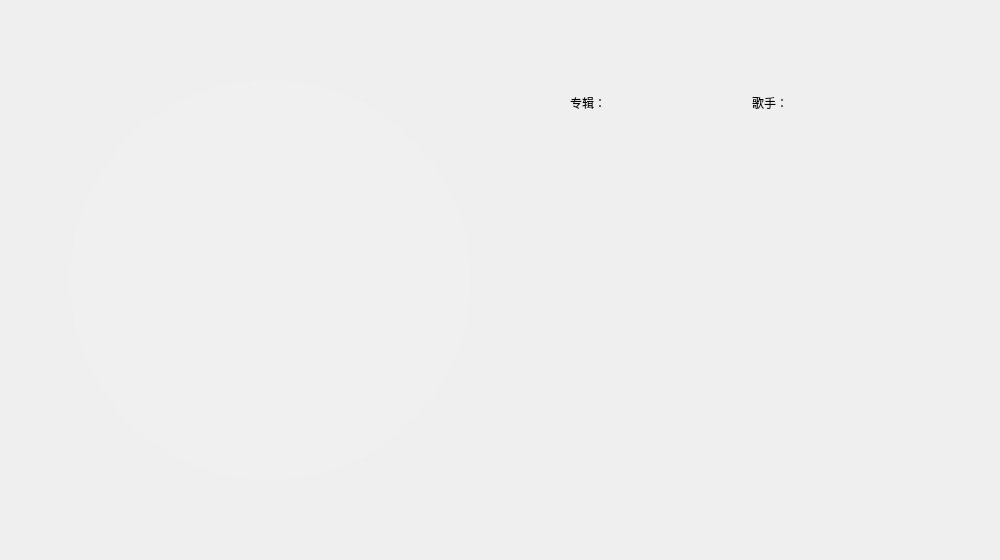
<?xml version="1.0" encoding="UTF-8"?>
<ui version="4.0">
 <class>MusicCover</class>
 <widget class="QWidget" name="MusicCover">
  <property name="geometry">
   <rect>
    <x>0</x>
    <y>0</y>
    <width>1000</width>
    <height>560</height>
   </rect>
  </property>
  <property name="windowTitle">
   <string>Form</string>
  </property>
  <property name="styleSheet">
   <string notr="true">QWidget#MusicCover{


}</string>
  </property>
  <widget class="QWidget" name="coverWidget" native="true">
   <property name="enabled">
    <bool>true</bool>
   </property>
   <property name="geometry">
    <rect>
     <x>0</x>
     <y>0</y>
     <width>1001</width>
     <height>561</height>
    </rect>
   </property>
   <property name="styleSheet">
    <string notr="true"/>
   </property>
   <widget class="QWidget" name="horizontalLayoutWidget_2">
    <property name="geometry">
     <rect>
      <x>0</x>
      <y>0</y>
      <width>1001</width>
      <height>561</height>
     </rect>
    </property>
    <layout class="QHBoxLayout" name="horizontalLayout_2">
     <property name="spacing">
      <number>100</number>
     </property>
     <property name="leftMargin">
      <number>70</number>
     </property>
     <property name="topMargin">
      <number>50</number>
     </property>
     <property name="rightMargin">
      <number>70</number>
     </property>
     <property name="bottomMargin">
      <number>50</number>
     </property>
     <item>
      <widget class="QGraphicsView" name="coverGraphicsView">
       <property name="minimumSize">
        <size>
         <width>400</width>
         <height>400</height>
        </size>
       </property>
       <property name="maximumSize">
        <size>
         <width>400</width>
         <height>400</height>
        </size>
       </property>
       <property name="sizeIncrement">
        <size>
         <width>0</width>
         <height>0</height>
        </size>
       </property>
       <property name="styleSheet">
        <string notr="true">QGraphicsView#coverGraphicsView{
	gridline-color: qlineargradient(spread:pad, x1:0, y1:0, x2:1, y2:0, stop:0 rgba(0, 0, 0, 255), stop:1 rgba(255, 255, 255, 255));
	border-width: 0px;
    border-style: solid;
    border-radius: 200;
	background-color: rgb(240, 240, 240);	
	color: qlineargradient(spread:pad, x1:0, y1:0, x2:1, y2:0, stop:0 rgba(0, 0, 0, 255), stop:1 rgba(255, 255, 255, 255));
}</string>
       </property>
      </widget>
     </item>
     <item>
      <layout class="QVBoxLayout" name="verticalLayout">
       <property name="spacing">
        <number>20</number>
       </property>
       <item>
        <widget class="QLabel" name="songLabel">
         <property name="font">
          <font>
           <family>Microsoft YaHei UI</family>
           <pointsize>15</pointsize>
          </font>
         </property>
         <property name="text">
          <string/>
         </property>
        </widget>
       </item>
       <item>
        <layout class="QHBoxLayout" name="horizontalLayout">
         <property name="spacing">
          <number>2</number>
         </property>
         <item>
          <widget class="QLabel" name="label_2">
           <property name="minimumSize">
            <size>
             <width>35</width>
             <height>20</height>
            </size>
           </property>
           <property name="maximumSize">
            <size>
             <width>35</width>
             <height>16777215</height>
            </size>
           </property>
           <property name="font">
            <font>
             <family>Microsoft YaHei UI</family>
            </font>
           </property>
           <property name="text">
            <string>专辑：</string>
           </property>
          </widget>
         </item>
         <item>
          <widget class="QLabel" name="albumLabel">
           <property name="font">
            <font>
             <family>Microsoft YaHei UI</family>
            </font>
           </property>
           <property name="text">
            <string/>
           </property>
          </widget>
         </item>
         <item>
          <widget class="QLabel" name="label_3">
           <property name="minimumSize">
            <size>
             <width>35</width>
             <height>0</height>
            </size>
           </property>
           <property name="maximumSize">
            <size>
             <width>35</width>
             <height>16777215</height>
            </size>
           </property>
           <property name="font">
            <font>
             <family>Microsoft YaHei UI</family>
            </font>
           </property>
           <property name="text">
            <string>歌手：</string>
           </property>
          </widget>
         </item>
         <item>
          <widget class="QLabel" name="singerLabel">
           <property name="font">
            <font>
             <family>Microsoft YaHei UI</family>
            </font>
           </property>
           <property name="text">
            <string/>
           </property>
          </widget>
         </item>
        </layout>
       </item>
       <item>
        <widget class="QListWidget" name="lrcListWidget">
         <property name="font">
          <font>
           <pointsize>11</pointsize>
          </font>
         </property>
         <property name="styleSheet">
          <string notr="true">QListWidget#lrcListWidget {
	border-width: 0px;
    border-style: solid;
	background-color: rgb(240, 240, 240, 0);	
	
	selection-color: rgba(255, 255, 255, 0);
}
</string>
         </property>
        </widget>
       </item>
      </layout>
     </item>
    </layout>
   </widget>
  </widget>
 </widget>
 <resources/>
 <connections/>
</ui>
